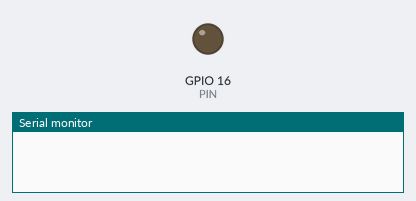
Simulated run of this sketch. Board: ESP8266 (NodeMCU). Shown: output pins drawn as LEDs (lit = HIGH), the last lines printed to the serial monitor. WiFi joins after 1.5 s; servers stay silent unless stated.

Above: at 1.1 s.
At 2.1 s:
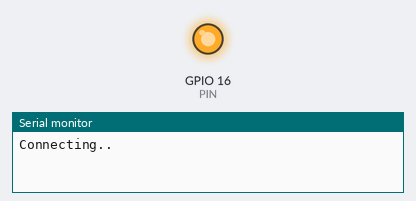
Timing chart, 0 to 3.6 s (numbered marks = the images above):
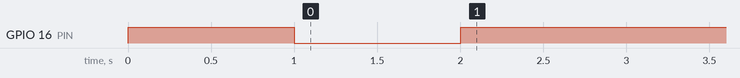

Measured:
- by itself, GPIO 16 (PIN): HIGH → LOW at 1.0 s, → HIGH 1.0 s later

The sketch:

blinkonconnect.ino
```cpp
#include <ESP8266WiFi.h>
#include <ESP8266HTTPClient.h>


#define PIN            16


const char* ssid = "ssid";
const char* password = "password";

void setup () {

  pinMode(PIN, OUTPUT);
  Serial.begin(115200);
  WiFi.begin(ssid, password);

  while (WiFi.status() != WL_CONNECTED) {
    digitalWrite(PIN, HIGH);
    delay(1000);
     digitalWrite(PIN, LOW);
    delay(1000);
    Serial.print("Connecting..");

  }

}

void loop() {

  if (WiFi.status() == WL_CONNECTED) {
     digitalWrite(PIN, HIGH);
    delay(1000);
    Serial.print("Connected..");
  }

}
```
